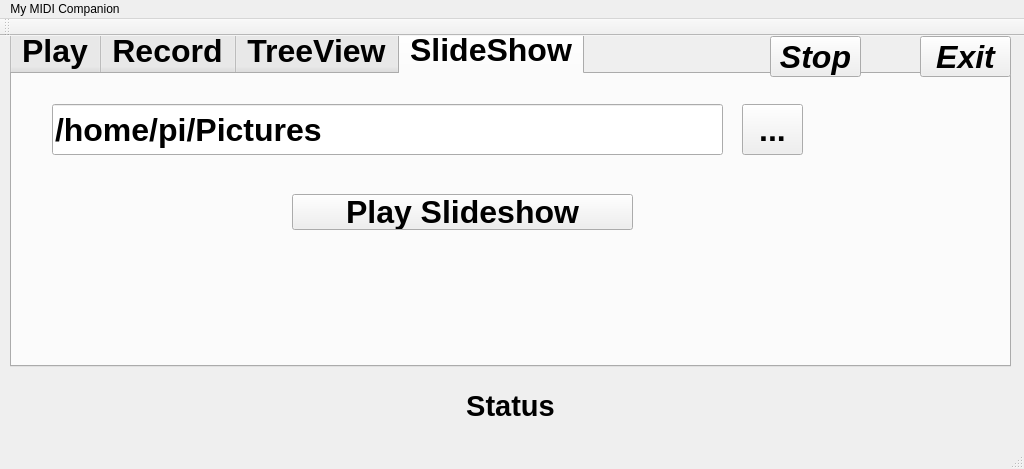
<?xml version="1.0" encoding="UTF-8"?>
<ui version="4.0">
 <class>MainWindow</class>
 <widget class="QMainWindow" name="MainWindow">
  <property name="geometry">
   <rect>
    <x>0</x>
    <y>0</y>
    <width>1024</width>
    <height>469</height>
   </rect>
  </property>
  <property name="windowTitle">
   <string>my MIDI Companion</string>
  </property>
  <property name="windowIcon">
   <iconset resource="mymcresources.qrc">
    <normaloff>:/myMC/myMC.png</normaloff>:/myMC/myMC.png</iconset>
  </property>
  <property name="autoFillBackground">
   <bool>false</bool>
  </property>
  <widget class="QWidget" name="centralWidget">
   <widget class="QPushButton" name="pbCancelPlay">
    <property name="geometry">
     <rect>
      <x>770</x>
      <y>0</y>
      <width>91</width>
      <height>41</height>
     </rect>
    </property>
    <property name="font">
     <font>
      <pointsize>24</pointsize>
      <weight>75</weight>
      <italic>true</italic>
      <bold>true</bold>
     </font>
    </property>
    <property name="toolTip">
     <string>&lt;html&gt;&lt;head/&gt;&lt;body&gt;&lt;p&gt;Stops everything.&lt;/p&gt;&lt;/body&gt;&lt;/html&gt;</string>
    </property>
    <property name="text">
     <string>Stop</string>
    </property>
   </widget>
   <widget class="QTabWidget" name="tabWidget">
    <property name="geometry">
     <rect>
      <x>10</x>
      <y>-10</y>
      <width>1001</width>
      <height>341</height>
     </rect>
    </property>
    <property name="font">
     <font>
      <pointsize>24</pointsize>
      <weight>75</weight>
      <bold>true</bold>
     </font>
    </property>
    <property name="currentIndex">
     <number>3</number>
    </property>
    <widget class="QWidget" name="tabPlay">
     <attribute name="title">
      <string>Play</string>
     </attribute>
     <widget class="QPushButton" name="pbPlayFile">
      <property name="geometry">
       <rect>
        <x>650</x>
        <y>20</y>
        <width>321</width>
        <height>51</height>
       </rect>
      </property>
      <property name="toolTip">
       <string>&lt;html&gt;&lt;head/&gt;&lt;body&gt;&lt;p&gt;Play a single MIDI song&lt;/p&gt;&lt;p&gt;&lt;br/&gt;&lt;/p&gt;&lt;/body&gt;&lt;/html&gt;</string>
      </property>
      <property name="text">
       <string>Play a Single Song</string>
      </property>
     </widget>
     <widget class="QLineEdit" name="lePlayDirectory">
      <property name="geometry">
       <rect>
        <x>100</x>
        <y>130</y>
        <width>711</width>
        <height>51</height>
       </rect>
      </property>
      <property name="text">
       <string>/home/pi/midi/</string>
      </property>
     </widget>
     <widget class="QPushButton" name="pbPlayDirectory">
      <property name="geometry">
       <rect>
        <x>20</x>
        <y>20</y>
        <width>411</width>
        <height>51</height>
       </rect>
      </property>
      <property name="toolTip">
       <string>&lt;html&gt;&lt;head/&gt;&lt;body&gt;&lt;p&gt;Play all the songs in a directory randomly.&lt;/p&gt;&lt;/body&gt;&lt;/html&gt;</string>
      </property>
      <property name="text">
       <string>Play Directory of Songs</string>
      </property>
     </widget>
     <widget class="QLabel" name="label">
      <property name="geometry">
       <rect>
        <x>110</x>
        <y>90</y>
        <width>311</width>
        <height>41</height>
       </rect>
      </property>
      <property name="font">
       <font>
        <weight>75</weight>
        <bold>true</bold>
       </font>
      </property>
      <property name="text">
       <string>Directory for Session</string>
      </property>
     </widget>
     <widget class="QPushButton" name="pbChooseDirectory">
      <property name="geometry">
       <rect>
        <x>830</x>
        <y>130</y>
        <width>61</width>
        <height>51</height>
       </rect>
      </property>
      <property name="text">
       <string>...</string>
      </property>
     </widget>
     <widget class="QPushButton" name="pbNext">
      <property name="geometry">
       <rect>
        <x>390</x>
        <y>210</y>
        <width>181</width>
        <height>51</height>
       </rect>
      </property>
      <property name="toolTip">
       <string>&lt;html&gt;&lt;head/&gt;&lt;body&gt;&lt;p&gt;Go on to the next song in the directory.&lt;/p&gt;&lt;/body&gt;&lt;/html&gt;</string>
      </property>
      <property name="text">
       <string>Next Song</string>
      </property>
     </widget>
    </widget>
    <widget class="QWidget" name="tabRecord">
     <attribute name="title">
      <string>Record</string>
     </attribute>
     <widget class="QPushButton" name="pbStartListening">
      <property name="geometry">
       <rect>
        <x>760</x>
        <y>10</y>
        <width>121</width>
        <height>51</height>
       </rect>
      </property>
      <property name="text">
       <string>Listen</string>
      </property>
     </widget>
     <widget class="QLineEdit" name="leRecordPrefix">
      <property name="geometry">
       <rect>
        <x>740</x>
        <y>10</y>
        <width>251</width>
        <height>51</height>
       </rect>
      </property>
      <property name="toolTip">
       <string>&lt;html&gt;&lt;head/&gt;&lt;body&gt;&lt;p&gt;This is the prefix that will be used when naming a recording.&lt;/p&gt;&lt;/body&gt;&lt;/html&gt;</string>
      </property>
      <property name="text">
       <string>myMC</string>
      </property>
     </widget>
     <widget class="QListView" name="lvRecordingSession">
      <property name="geometry">
       <rect>
        <x>0</x>
        <y>60</y>
        <width>841</width>
        <height>211</height>
       </rect>
      </property>
      <property name="font">
       <font>
        <pointsize>18</pointsize>
       </font>
      </property>
      <property name="mouseTracking">
       <bool>true</bool>
      </property>
     </widget>
     <widget class="QPushButton" name="pbPlayRecording">
      <property name="geometry">
       <rect>
        <x>850</x>
        <y>70</y>
        <width>141</width>
        <height>41</height>
       </rect>
      </property>
      <property name="text">
       <string>Play</string>
      </property>
     </widget>
     <widget class="QPushButton" name="pbDeleteRecording">
      <property name="geometry">
       <rect>
        <x>850</x>
        <y>120</y>
        <width>141</width>
        <height>41</height>
       </rect>
      </property>
      <property name="text">
       <string>Delete</string>
      </property>
     </widget>
     <widget class="QLineEdit" name="lePlayDirectory_2">
      <property name="geometry">
       <rect>
        <x>0</x>
        <y>10</y>
        <width>501</width>
        <height>51</height>
       </rect>
      </property>
      <property name="text">
       <string>/home/pi/midi</string>
      </property>
     </widget>
     <widget class="QPushButton" name="pbChooseDirectory_2">
      <property name="geometry">
       <rect>
        <x>510</x>
        <y>10</y>
        <width>61</width>
        <height>51</height>
       </rect>
      </property>
      <property name="text">
       <string>...</string>
      </property>
     </widget>
     <widget class="QPushButton" name="pbRenameRecording">
      <property name="geometry">
       <rect>
        <x>850</x>
        <y>170</y>
        <width>141</width>
        <height>41</height>
       </rect>
      </property>
      <property name="text">
       <string>Rename</string>
      </property>
     </widget>
     <widget class="QLabel" name="label_2">
      <property name="geometry">
       <rect>
        <x>600</x>
        <y>10</y>
        <width>131</width>
        <height>51</height>
       </rect>
      </property>
      <property name="font">
       <font>
        <pointsize>20</pointsize>
       </font>
      </property>
      <property name="text">
       <string>File Prefix:</string>
      </property>
     </widget>
     <widget class="QPushButton" name="pbNextRecording">
      <property name="geometry">
       <rect>
        <x>850</x>
        <y>220</y>
        <width>141</width>
        <height>41</height>
       </rect>
      </property>
      <property name="text">
       <string>Next</string>
      </property>
     </widget>
    </widget>
    <widget class="QWidget" name="tab">
     <attribute name="title">
      <string>TreeView</string>
     </attribute>
     <widget class="QTreeView" name="tvRecordingSession">
      <property name="geometry">
       <rect>
        <x>80</x>
        <y>30</y>
        <width>841</width>
        <height>251</height>
       </rect>
      </property>
     </widget>
    </widget>
    <widget class="QWidget" name="tab_2">
     <attribute name="title">
      <string>SlideShow</string>
     </attribute>
     <widget class="QLineEdit" name="lePlayDirectory_3">
      <property name="geometry">
       <rect>
        <x>40</x>
        <y>30</y>
        <width>671</width>
        <height>51</height>
       </rect>
      </property>
      <property name="text">
       <string>/home/pi/Pictures</string>
      </property>
     </widget>
     <widget class="QPushButton" name="pbChooseDirectory_3">
      <property name="geometry">
       <rect>
        <x>730</x>
        <y>30</y>
        <width>61</width>
        <height>51</height>
       </rect>
      </property>
      <property name="text">
       <string>...</string>
      </property>
     </widget>
     <widget class="QPushButton" name="pb_PlaySlideshow">
      <property name="geometry">
       <rect>
        <x>280</x>
        <y>120</y>
        <width>341</width>
        <height>36</height>
       </rect>
      </property>
      <property name="text">
       <string>Play Slideshow</string>
      </property>
     </widget>
    </widget>
   </widget>
   <widget class="QLabel" name="lblStatus">
    <property name="geometry">
     <rect>
      <x>20</x>
      <y>330</y>
      <width>981</width>
      <height>81</height>
     </rect>
    </property>
    <property name="font">
     <font>
      <pointsize>22</pointsize>
      <weight>75</weight>
      <bold>true</bold>
     </font>
    </property>
    <property name="text">
     <string>Status</string>
    </property>
    <property name="alignment">
     <set>Qt::AlignCenter</set>
    </property>
    <property name="textInteractionFlags">
     <set>Qt::LinksAccessibleByMouse|Qt::TextSelectableByKeyboard|Qt::TextSelectableByMouse</set>
    </property>
   </widget>
   <widget class="QPushButton" name="pbExit">
    <property name="geometry">
     <rect>
      <x>920</x>
      <y>0</y>
      <width>91</width>
      <height>41</height>
     </rect>
    </property>
    <property name="font">
     <font>
      <pointsize>24</pointsize>
      <weight>75</weight>
      <italic>true</italic>
      <bold>true</bold>
     </font>
    </property>
    <property name="toolTip">
     <string>&lt;html&gt;&lt;head/&gt;&lt;body&gt;&lt;p&gt;Stops everything.&lt;/p&gt;&lt;/body&gt;&lt;/html&gt;</string>
    </property>
    <property name="text">
     <string>Exit</string>
    </property>
   </widget>
   <zorder>tabWidget</zorder>
   <zorder>lblStatus</zorder>
   <zorder>pbCancelPlay</zorder>
   <zorder>pbExit</zorder>
  </widget>
  <widget class="QMenuBar" name="menuBar">
   <property name="geometry">
    <rect>
     <x>0</x>
     <y>0</y>
     <width>1024</width>
     <height>34</height>
    </rect>
   </property>
   <widget class="QMenu" name="menuEli_s_MIDI_Companion">
    <property name="title">
     <string>My MIDI Companion</string>
    </property>
   </widget>
   <addaction name="menuEli_s_MIDI_Companion"/>
  </widget>
  <widget class="QToolBar" name="mainToolBar">
   <attribute name="toolBarArea">
    <enum>TopToolBarArea</enum>
   </attribute>
   <attribute name="toolBarBreak">
    <bool>false</bool>
   </attribute>
  </widget>
  <widget class="QStatusBar" name="statusBar"/>
 </widget>
 <layoutdefault spacing="6" margin="11"/>
 <resources>
  <include location="mymcresources.qrc"/>
 </resources>
 <connections/>
</ui>
